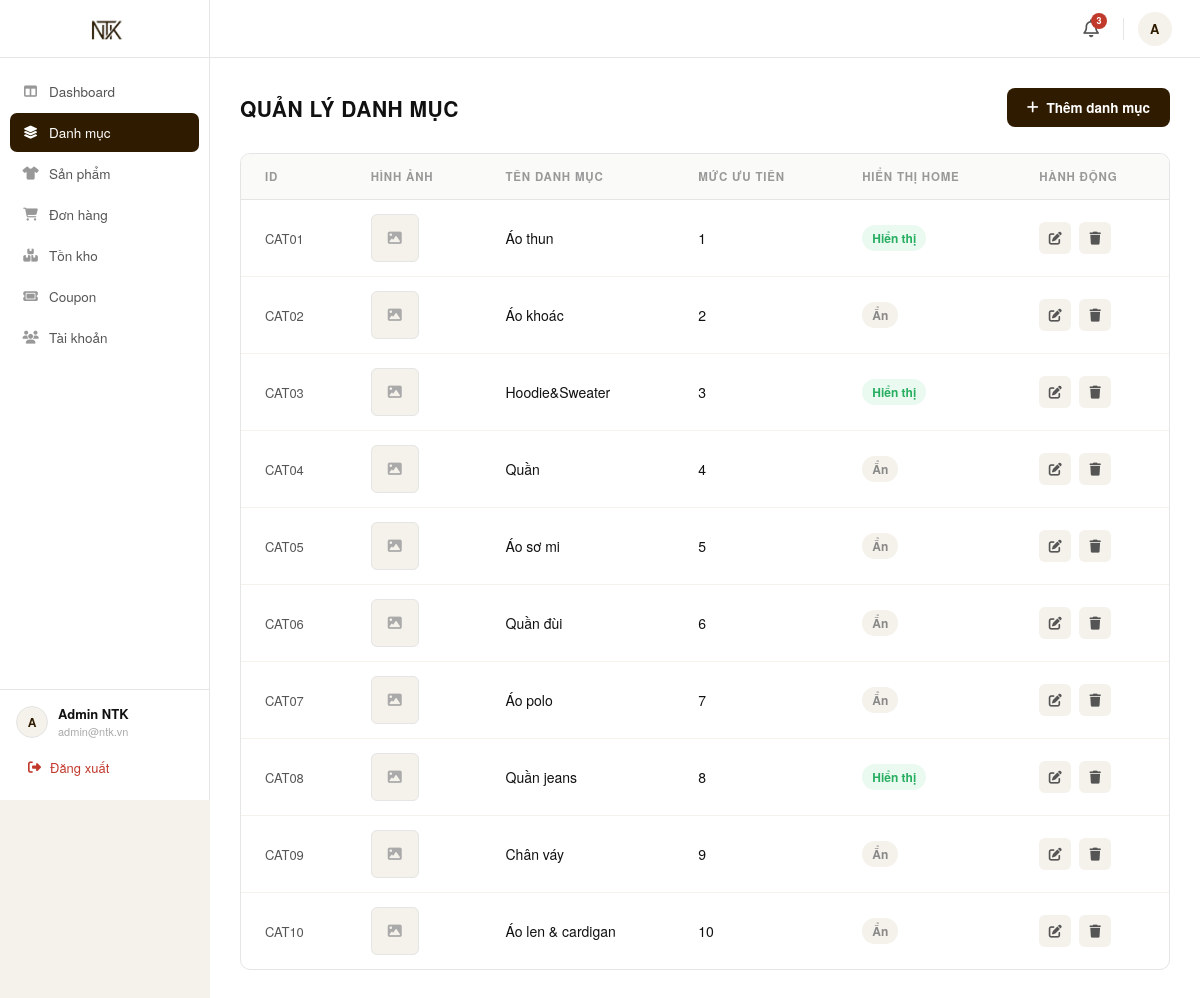
The app's page /admin/categories.php with its own data.
### tables this page shows
CREATE TABLE IF NOT EXISTS `categories` (
  `category_id` char(5) NOT NULL,
  `name` varchar(100) NOT NULL,
  `slug` varchar(255) DEFAULT NULL,
  `image_url` varchar(255) DEFAULT NULL,
  `is_show_home` int(11) DEFAULT 1,
  `priority` int(11) DEFAULT 0,
  `description` varchar(500) DEFAULT NULL,
  PRIMARY KEY (`category_id`)
);

### src/admin/categories.php (the view, shortened to what this page needs)
<?php
require_once __DIR__ . '/../config/database.php';
$stmt = $conn->prepare("SELECT * FROM categories ORDER BY priority ASC, name ASC");
$stmt->execute();
$categories = $stmt->fetchAll(PDO::FETCH_ASSOC);
include __DIR__ . '/../includes/admin_sidebar.php';
?>
<div class="page-header">
    <div class="page-title">Quản lý danh mục</div>
    <a href="add_category.php" class="btn-add"><i class="fa-solid fa-plus"></i> Thêm danh mục</a>
</div>
<div class="section-card">
    <table class="data-table">
        <thead>
            <tr>
                <th>ID</th>
                <th>Hình ảnh</th>
                <th>Tên danh mục</th>
                <th>Mức ưu tiên</th>
                <th>Hiển thị Home</th>
                <th>Hành động</th>
            </tr>
        </thead>
        <tbody>
            <?php if (empty($categories)): ?>
            <tr>
                <td colspan="6" style="text-align:center; padding:40px; color:#aaa;">
                    Chưa có danh mục nào
                </td>
            </tr>
            <?php else: ?>
                <?php foreach ($categories as $cat): ?>
                <tr>
                    <td><span class="cat-id"><?= htmlspecialchars($cat['category_id']) ?></span></td>
                    <td>
                    </td>
                    <td style="font-weight: 500;">
                        <a href="category_detail.php?id=<?= urlencode($cat['category_id']) ?>" class="link-detail">
                            <?= htmlspecialchars($cat['name']) ?>
                        </a>
                    </td>
                    <td><?= (int)$cat['priority'] ?></td>
                    <td>
                        <?php if($cat['is_show_home'] == 1): ?>
                            <span class="status-badge status-active">Hiển thị</span>
                        <?php else: ?>
                            <span class="status-badge status-inactive">Ẩn</span>
                        <?php endif; ?>
                    </td>
                    <td>
                        <div class="action-btns">
                            <a href="add_category.php?id=<?= urlencode($cat['category_id']) ?>" class="btn-icon edit" title="Sửa"><i class="fa-solid fa-pen-to-square"></i></a>
                            <a href="#" class="btn-icon delete" title="Xóa" onclick="return confirm('Bạn có chắc chắn muốn xóa danh mục này?');"><i class="fa-solid fa-trash"></i></a>
                        </div>
                    </td>
                </tr>
                <?php endforeach; ?>
            <?php endif; ?>
        </tbody>
    </table>
</div>
</div>
</main>
</body>
</html>

### src/includes/admin_sidebar.php (style rules this page uses)
*, *::before, *::after { box-sizing: border-box; margin: 0; padding: 0; }
body { font-family: "Helvetica Neue", Helvetica, Arial, sans-serif; background-color: #f5f1eb; color: #111111; }

### src/admin/categories.php (style rules this page uses)
* { font-family: "Helvetica Neue", Helvetica, Arial, sans-serif; }
.page-header { display: flex; justify-content: space-between; align-items: center; margin-bottom: 26px; }
.page-title { font-size: 21px; font-weight: 700; color: #111111; text-transform: uppercase; letter-spacing: 0.5px; }
.btn-add { background: #2f1c00; color: #ffffff; padding: 10px 20px; border-radius: 8px; font-size: 13.5px; font-weight: 600; text-decoration: none; display: inline-flex; align-items: center; gap: 8px; transition: background 0.2s; border: none; cursor: pointer; }
.section-card { background: #ffffff; border-radius: 10px; border: 1px solid #e5e5e5; overflow: hidden; }
.data-table { width: 100%; border-collapse: collapse; }
.data-table thead th { padding: 14px 24px; font-size: 11.5px; font-weight: 700; color: #999; text-transform: uppercase; letter-spacing: 0.8px; text-align: left; background: #fafaf8; border-bottom: 1px solid #e5e5e5; white-space: nowrap; }
.data-table tbody td { padding: 14px 24px; font-size: 14px; color: #111111; border-bottom: 1px solid #f5f1eb; vertical-align: middle; }
.data-table tbody tr:last-child td { border-bottom: none; }
.link-detail { color: #111111; text-decoration: none; transition: color 0.2s; }
.cat-id { font-weight: 500; font-size: 13px; color: #555; }
.status-badge { display: inline-flex; align-items: center; padding: 4px 10px; border-radius: 20px; font-size: 12px; font-weight: 600; }
.status-active { background: #eafaf1; color: #27ae60; }
.status-inactive { background: #f5f1eb; color: #888; }
.action-btns { display: flex; gap: 8px; }
.btn-icon { width: 32px; height: 32px; border-radius: 6px; display: flex; align-items: center; justify-content: center; font-size: 13px; text-decoration: none; transition: all 0.2s; background: #f5f1eb; color: #555; }

### records on screen
categories: category_id "CAT01", name "Áo thun", priority "1", is_show_home "Hiển thị"
categories: category_id "CAT02", name "Áo khoác", priority "2", is_show_home "Ẩn"
categories: category_id "CAT03", name "Hoodie&Sweater", priority "3", is_show_home "Hiển thị"
categories: category_id "CAT04", name "Quần", priority "4", is_show_home "Ẩn"
categories: category_id "CAT05", name "Áo sơ mi", priority "5", is_show_home "Ẩn"
categories: category_id "CAT06", name "Quần đùi", priority "6", is_show_home "Ẩn"
categories: category_id "CAT07", name "Áo polo", priority "7", is_show_home "Ẩn"
categories: category_id "CAT08", name "Quần jeans", priority "8", is_show_home "Hiển thị"
categories: category_id "CAT09", name "Chân váy", priority "9", is_show_home "Ẩn"
categories: category_id "CAT10", name "Áo len & cardigan", priority "10", is_show_home "Ẩn"

### other values on screen
substr($_SESSION['fullname'] ?? 'A', 0, 1) "A"
$_SESSION['fullname'] "Admin NTK"
$_SESSION['username'] "admin@ntk.vn"
